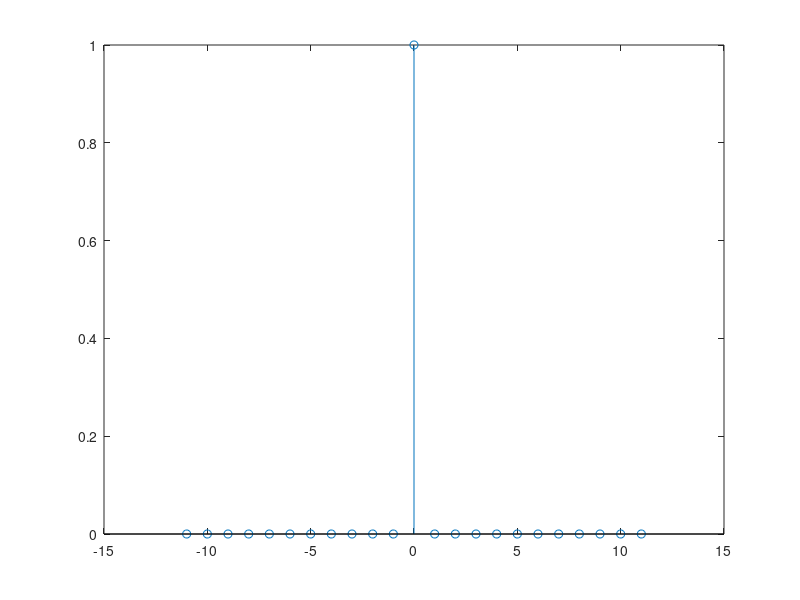

This chart was generated by the following MATLAB code:
clc;
close all;
clear all;
n=-11:1:11; %value of n
for k=1:23 % using for loop
if (n(k)==0) % if statement
y(k)=1
else % else statement
y(k)=0
end
end
stem(n,y)